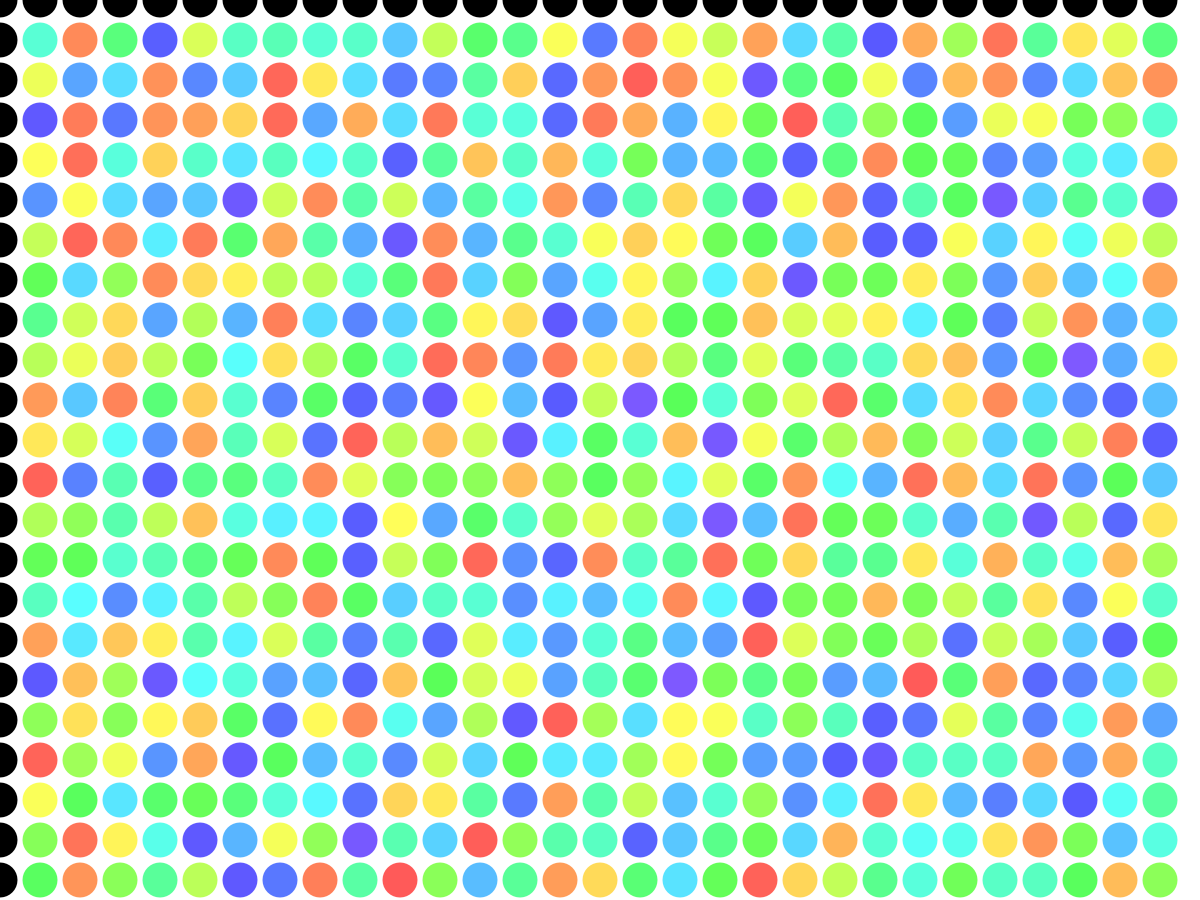
Frame 1 (no input)
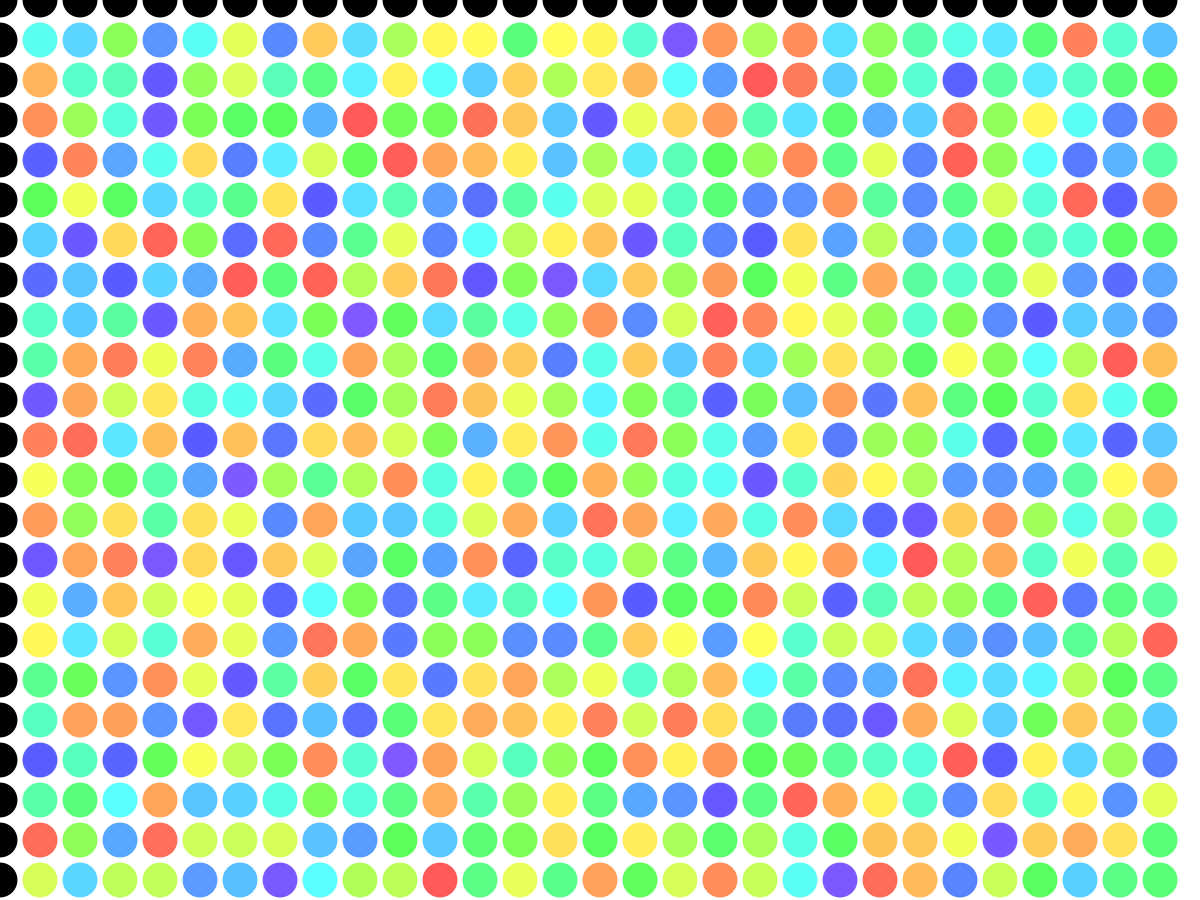
Frame 2 (the mouse pressed at the canvas centre, redrawn once)

The Processing sketch that drew these frames (run headless with seeded random() and noise(); the mouse was pressed at the canvas centre and the sketch redrawn once):

// Processing sketch: processing_109363
// ── processing_109363.pde

void setup() {
  size(1200, 900);
  smooth();
  colorMode(HSB, 360, 100, 100);
  frameRate(1);
}
  
void draw() {
  background(0,0,255);
   noStroke();
   noLoop();
    
  for (int i = 0; i < width; i += 40) {
    for (int j = 0; j < height; j += 40) {
  
      if (  i <35) {
        fill(0);
      }
      else if (j<35) {
        fill(0);
      }
      else {
        fill(random(255), 65, 100);
      }
  
      ellipse(i, j, 35, 35);
      line(i,20,j,20);
    }
  }
}
  
//(int(random(0, 2)) == 0)
